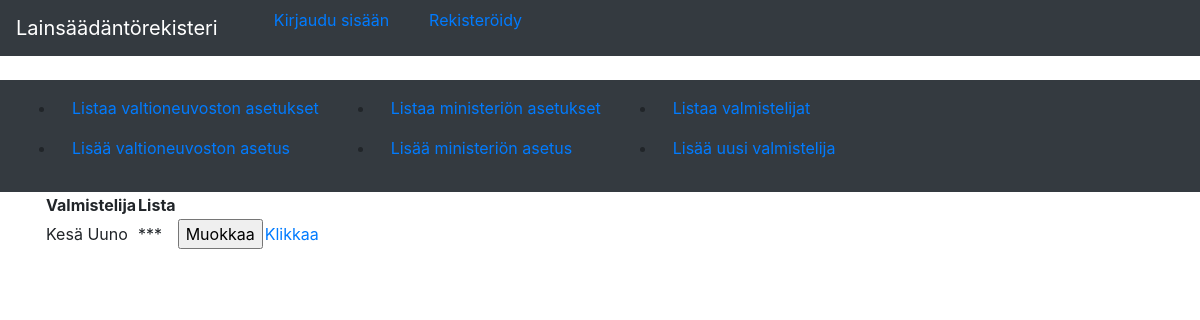
The app's page /valmistelijat/, older data.
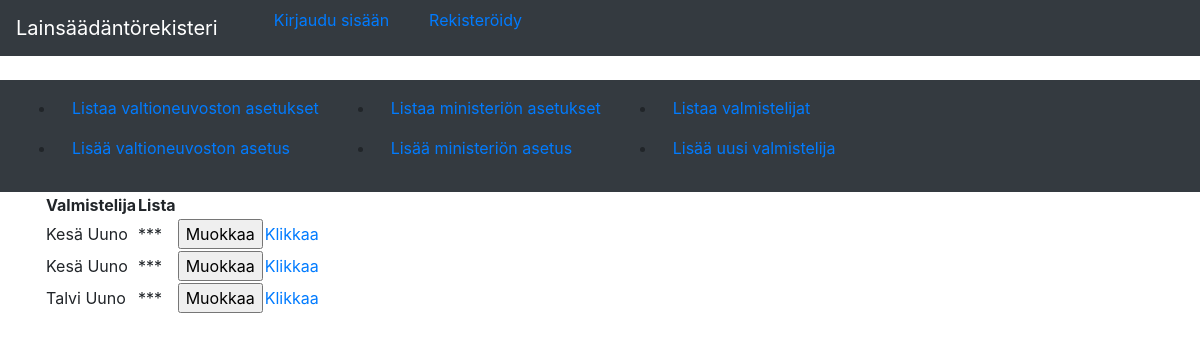
The same page, newer data.
### application/valmistelijat/models.py (models this page shows, shortened)
class Valmistelija(Base):
    name = db.Column(db.String(144), nullable=False)
    done = db.Column(db.Boolean, nullable=False)
    account_id = db.Column(db.Integer, db.ForeignKey('account.id'),
                           nullable=False)

### application/valmistelijat/views.py (the view)
@app.route("/valmistelijat/", methods=["GET"])
def valmistelijat_index():
    return render_template("valmistelijat/list.html", valmistelijat = Valmistelija.query.all())

### application/templates/valmistelijat/list.html
{% extends "layout.html" %}
{% block body %}
  <table>
    <tr>
      <th>Valmistelija</th>
      <th>Lista</th>
      <th></th>
    </tr>
    {% for valmistelija in valmistelijat %}
    <tr>
      <td>{{ valmistelija.name }}</td>
      <td>***</td>
      <td>
	<form method="POST" action="{{ url_for('valmistelijat_yksi', valmistelija_id=valmistelija.id) }}">
	  <input type="submit" value="Muokkaa"/>
	</form>
      </td>
      <td><a href="{{ url_for('valmistelijat_yksi', valmistelija_id=valmistelija.id) }}">Klikkaa</a></td>
    </tr>
    {% endfor %}
  </table>
{% endblock %}

### application/templates/layout.html (shortened to what this page needs)
<!DOCTYPE html>
<html>
  <head>
    <link rel="stylesheet" href="https://maxcdn.bootstrapcdn.com/bootstrap/4.0.0/css/bootstrap.min.css">
  </head>
  <body>
    <nav class="navbar navbar-expand-md navbar-dark bg-dark mb-4">
      <a class="navbar-brand" href="{{ url_for('index') }}">Lainsäädäntörekisteri</a>
      <div class="form-inline mt-2 mt-md-0">
          {% if current_user.is_authenticated %}
          <a href="{{ url_for('auth_logout') }}">Heippa {{ current_user.name }} -- Logout</a>
          {% else %}
          <ul>
          <a href="{{ url_for('auth_login') }}">Kirjaudu sisään</a>
          </ul>
          <ul>
          <a href="{{ url_for('auth_signup') }}">Rekisteröidy</a>
          </ul>
          {% endif %}
      </div>
    </nav>
    <nav class="navbar navbar-expand-md navbar-dark bg-dark mb-6">
      <div class="collapse navbar-collapse" id="navbarCollapse">
        <ul>
          <li class="nav-item">
            <a class="nav-link" href="{{ url_for('vnat_index') }} ">Listaa valtioneuvoston asetukset</a>
          </li>
          <li class="nav-item">
            <a class="nav-link" href="{{ url_for('vnat_form') }} ">Lisää valtioneuvoston asetus</a>
          </li>
        </ul>
        <ul>
          <li class="nav-item">
            <a class="nav-link" href="{{ url_for('mmmat_index') }} ">Listaa ministeriön asetukset</a>
          </li>
          <li class="nav-item">
            <a class="nav-link" href="{{ url_for('mmmat_form') }} ">Lisää ministeriön asetus</a>
          </li>
        </ul>
        <ul>
          <li class="nav-item">
            <a class="nav-link" href="{{ url_for('valmistelijat_index') }} ">Listaa valmistelijat</a>
          </li>
          <li class="nav-item">
            <a class="nav-link" href="{{ url_for('valmistelijat_form') }} ">Lisää uusi valmistelija</a>
          </li>
        </ul>
      </div>
    </nav>
    <main role="main" class="container">
      {% block body %}{% endblock %}
    </main>
  </body>
</html>

Row changes from the older to the newer data that the page shows:
added Valmistelija: name "Kesä Uuno"
added Valmistelija: name "Talvi Uuno"
